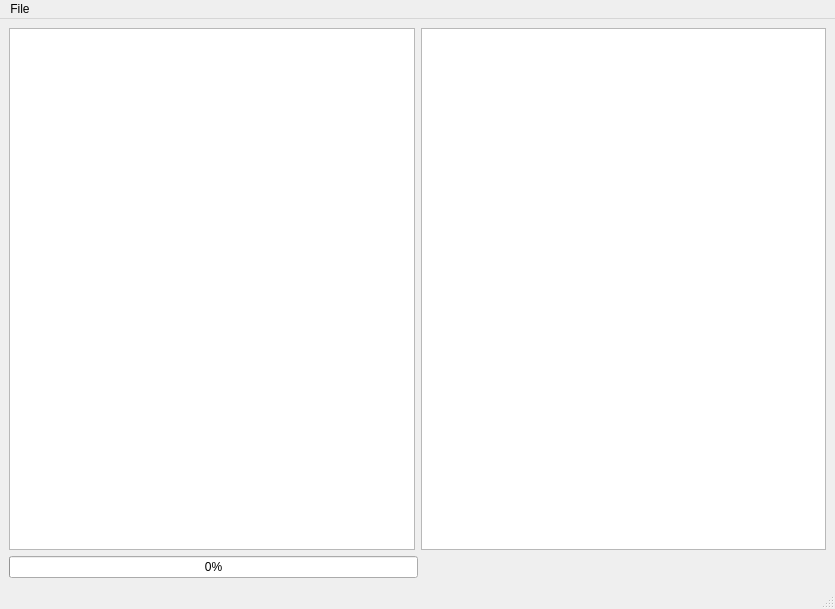
<?xml version="1.0" encoding="UTF-8"?>
<ui version="4.0">
 <class>MainWindow</class>
 <widget class="QMainWindow" name="MainWindow">
  <property name="geometry">
   <rect>
    <x>0</x>
    <y>0</y>
    <width>835</width>
    <height>609</height>
   </rect>
  </property>
  <property name="windowTitle">
   <string>MainWindow</string>
  </property>
  <widget class="QWidget" name="centralwidget">
   <layout class="QGridLayout" name="gridLayout">
    <item row="0" column="0">
     <layout class="QVBoxLayout" name="verticalLayout">
      <item>
       <layout class="QHBoxLayout" name="horizontalLayout_6">
        <property name="sizeConstraint">
         <enum>QLayout::SizeConstraint::SetDefaultConstraint</enum>
        </property>
        <item>
         <widget class="QListWidget" name="listWidget"/>
        </item>
        <item>
         <widget class="QTextEdit" name="textEdit">
          <property name="readOnly">
           <bool>true</bool>
          </property>
         </widget>
        </item>
       </layout>
      </item>
      <item>
       <layout class="QHBoxLayout" name="horizontalLayout_7">
        <item>
         <widget class="QProgressBar" name="progressBar">
          <property name="sizePolicy">
           <sizepolicy hsizetype="MinimumExpanding" vsizetype="Fixed">
            <horstretch>0</horstretch>
            <verstretch>0</verstretch>
           </sizepolicy>
          </property>
          <property name="value">
           <number>0</number>
          </property>
         </widget>
        </item>
        <item>
         <spacer name="horizontalSpacer">
          <property name="orientation">
           <enum>Qt::Orientation::Horizontal</enum>
          </property>
          <property name="sizeHint" stdset="0">
           <size>
            <width>40</width>
            <height>20</height>
           </size>
          </property>
         </spacer>
        </item>
       </layout>
      </item>
     </layout>
    </item>
   </layout>
  </widget>
  <widget class="QMenuBar" name="menubar">
   <property name="geometry">
    <rect>
     <x>0</x>
     <y>0</y>
     <width>835</width>
     <height>24</height>
    </rect>
   </property>
   <widget class="QMenu" name="menuFile">
    <property name="title">
     <string>File</string>
    </property>
    <addaction name="actionOpen"/>
    <addaction name="actionConvert"/>
   </widget>
   <addaction name="menuFile"/>
  </widget>
  <widget class="QStatusBar" name="statusbar"/>
  <action name="actionOpen">
   <property name="text">
    <string>Open</string>
   </property>
  </action>
  <action name="actionConvert">
   <property name="text">
    <string>Convert</string>
   </property>
  </action>
 </widget>
 <resources/>
 <connections/>
</ui>
